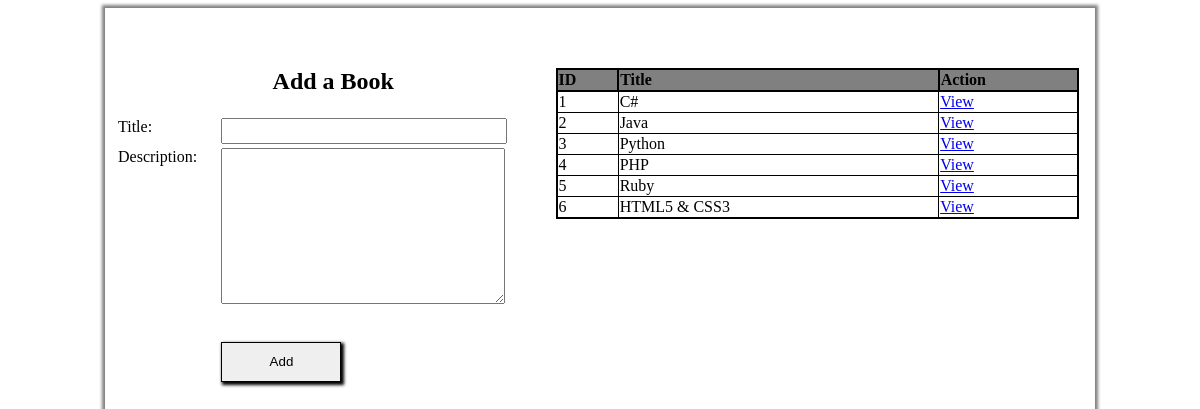
The page / on the database its author committed.
### books_authors_app/models.py (models this page shows)
class Books(models.Model):
    title = models.CharField(max_length = 255)
    desc = models.TextField(null = True)
    created_at = models.DateTimeField(auto_now_add = True)
    updated_at = models.DateTimeField(auto_now= True)

### books_authors_app/views.py (the view)
# urls.py: path('', views.root),
def root(request):# displaying the books and adding a book
    context = {
        'all_books': Books.objects.all(),
    }
    return render(request,'index.html',context)

### books_authors_app/templates/index.html (shortened to what this page needs)
<!DOCTYPE html>
<html lang="en">
<head>
</head>
<body>
    <main>
        <section>
            <h2>Add a Book</h2>
            <form action="addBook" method="POST">
                <table>
                    <tbody>
                        <tr>
                            <td><label for="title">Title:</label></td>
                            <td><input type="text" name="title" id="title"></td>
                        </tr>
                        <tr>
                            <td><label for="description">Description:</label></td>
                            <td><textarea name="description" id="text" cols="30" rows="10"></textarea></td>
                        </tr>
                        <tr>
                            <td></td>
                            <td><input type="submit" value="Add"></td>
                        </tr>
                    </tbody>
                </table>
            </form>
        </section>
        <aside>
                <table>
                    <thead>
                        <th>ID</th>
                        <th>Title</th>
                        <th>Action</th>
                    </thead>
                    <tbody>
                        {% for book in all_books %}
                        <tr>
                            <td>{{book.id}}</td>
                            <td>{{book.title}}</td>
                            <td><a href="view_books/{{book.id}}">View</a></td>
                        </tr>
                        {% endfor %}
                    </tbody>
                </table>
        </aside>
    </main>
</body>
</html>

### books_authors_app/templates/index.html (style rules this page uses)
main { width: 970px; margin: 0 auto; display: block; box-shadow: 0px 0px 3px 3px grey; padding: 10px; }
aside { display: inline-block; margin: 50px auto; width: 54%; vertical-align: top; }
aside table { text-align: left; border: 2px solid black; border-collapse: collapse; width: 100%; }
aside table th { border: 2px solid black; background-color: grey; }
aside table td { border: 1px solid black; }
section { display: inline-block; margin: 50px auto; width:45%; vertical-align: top; }
section h2 { margin-block-start: 0; text-align: center; }
section table { min-width:100%; }
section table tr { vertical-align: top; }
input[type=submit] { margin-top: 30px; height:40px; width:120px; border: 1px solid black; box-shadow: 2px 2px 3px 1px black; }
input[type=text] { width:85%; height: 20px; }
textarea { width:85%; }

### rows shown on the page
Books: id "1", title "C#"
Books: id "2", title "Java"
Books: id "3", title "Python"
Books: id "4", title "PHP"
Books: id "5", title "Ruby"
Books: id "6", title "HTML5 & CSS3"
